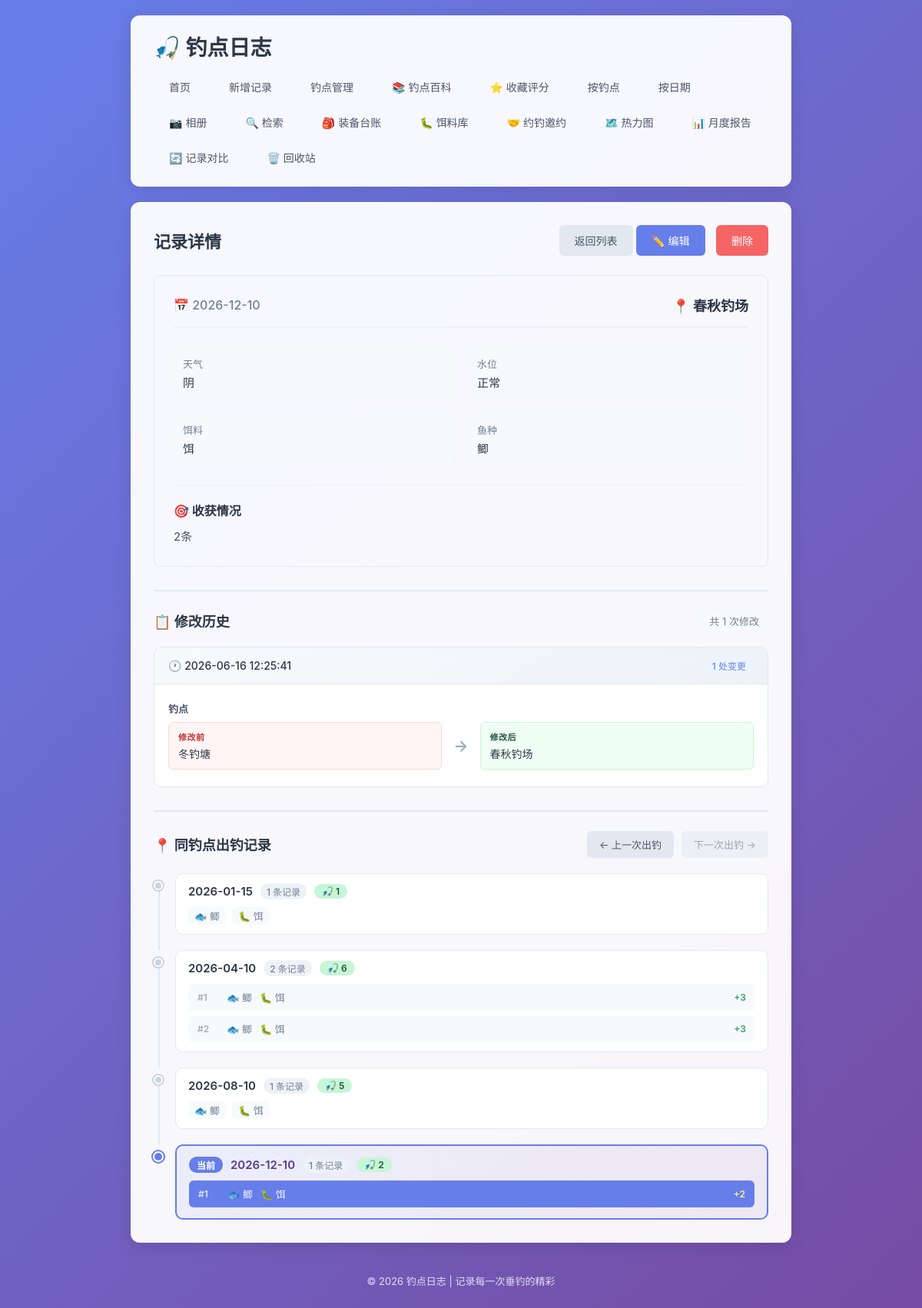
Screenshot of /log/291?page=1&sort=date_desc&per_page=20&q= with the database file from the repository.
### tables this page shows
CREATE TABLE fishing_logs (
            id INTEGER PRIMARY KEY AUTOINCREMENT,
            spot TEXT NOT NULL,
            weather TEXT NOT NULL,
            water_level TEXT NOT NULL,
            bait TEXT NOT NULL,
            fish_species TEXT NOT NULL,
            harvest TEXT NOT NULL,
            next_strategy TEXT,
            created_at DATE NOT NULL
        , temperature TEXT, humidity TEXT, wind TEXT, deleted_at TIMESTAMP, next_strategy_date DATE);

CREATE TABLE audit_logs (
            id INTEGER PRIMARY KEY AUTOINCREMENT,
            log_id INTEGER NOT NULL,
            field_name TEXT NOT NULL,
            old_value TEXT,
            new_value TEXT,
            changed_at TIMESTAMP DEFAULT CURRENT_TIMESTAMP, batch_id TEXT DEFAULT 'legacy' NOT NULL,
            FOREIGN KEY (log_id) REFERENCES fishing_logs(id) ON DELETE CASCADE
        );

### app.py (the view)
@app.route('/log/<int:log_id>')
def log_detail(log_id):
    page = request.args.get('page', 1, type=int)
    sort_by = request.args.get('sort', 'date_desc')
    per_page = request.args.get('per_page', 20, type=int)
    conn = get_db()
    log = conn.execute('SELECT * FROM fishing_logs WHERE id = ?', (log_id,)).fetchone()
    if log is None:
        conn.close()
        flash('记录不存在！', 'error')
        return redirect(url_for('index'))
    audit_logs = get_audit_logs(conn, log_id)
    log_equipments, total_equipment_cost = get_log_equipments(conn, log_id)
    log_photos = get_log_photos(conn, log_id)
    spot_logs = conn.execute('''
        SELECT id, created_at, harvest, fish_species, bait
        FROM fishing_logs
        WHERE spot = ? AND deleted_at IS NULL
        ORDER BY created_at ASC, id ASC
    ''', (log['spot'],)).fetchall()
    date_groups = {}
    date_list = []
    for item in spot_logs:
        item_dict = dict(item)
        item_dict['harvest_value'] = parse_harvest_value(item['harvest'])
        date = item['created_at']
        if date not in date_groups:
            date_groups[date] = []
            date_list.append(date)
        date_groups[date].append(item_dict)
    spot_timeline = []
    current_date_index = None
    current_log_in_date = None
    for idx, date in enumerate(date_list):
        logs = date_groups[date]
        total_harvest = sum(l['harvest_value'] for l in logs)
        has_current = any(l['id'] == log_id for l in logs)
        if has_current:
            current_date_index = idx
            for i, l in enumerate(logs):
                if l['id'] == log_id:
                    current_log_in_date = i
                    break
        spot_timeline.append({
            'date': date,
            'logs': logs,
            'log_count': len(logs),
            'total_harvest': total_harvest,
            'has_current': has_current
        })
    prev_day_logs = None
    next_day_logs = None
    if current_date_index is not None:
        if current_date_index > 0:
            prev_date_logs = date_groups[date_list[current_date_index - 1]]
            prev_day_logs = prev_date_logs[0]
        if current_date_index < len(date_list) - 1:
            next_date_logs = date_groups[date_list[current_date_index + 1]]
            next_day_logs = next_date_logs[0]
    harvest_value = parse_harvest_value(log['harvest'])
    cost_per_kg = 0
    if harvest_value > 0 and total_equipment_cost > 0:
        cost_per_kg = round(total_equipment_cost / harvest_value, 2)
    conn.close()
    return render_template('detail.html', log=log, audit_logs=audit_logs,
                           page=page, sort_by=sort_by, per_page=per_page,
                           spot_timeline=spot_timeline,
                           current_date_index=current_date_index,
                           current_log_in_date=current_log_in_date,
                           prev_day_logs=prev_day_logs, next_day_logs=next_day_logs,
                           log_equipments=log_equipments,
                           total_equipment_cost=total_equipment_cost,
                           harvest_value=harvest_value,
                           cost_per_kg=cost_per_kg,
                           log_photos=log_photos)

### app.py (called while the page is built, shortened)
def get_db():
    conn = sqlite3.connect(DB_PATH)
    conn.row_factory = sqlite3.Row
    return conn

def parse_harvest_value(harvest_str):
    if not harvest_str:
        return 0
    harvest_str = str(harvest_str).strip()
    if not harvest_str:
        return 0
    zero_keywords = [
        '空军', '白板', '打龟', '空手', '空竿', '光头',
        '没钓到', '无收获', '零收获', '零', '0', '打飞机',
        '参军', '空', '龟', '白跑一趟', '参军了', '空军了'
    ]
    lower_str = harvest_str.lower()
    for kw in zero_keywords:
        if kw.lower() in lower_str:
            return 0
    matches = re.findall(r'(\d+(?:\.\d+)?)', harvest_str)
    if matches:
        num_str = matches[-1]
        try:
            if '.' in num_str:
                return float(num_str)
            else:
                return int(num_str)
        except ValueError:
            pass

def get_log_equipments(conn, log_id):
    rows = conn.execute('''
        SELECT le.*, e.name as equipment_name, e.category as equipment_category,
               e.unit_price as equipment_price, e.spec as equipment_spec
        FROM log_equipments le
        JOIN equipments e ON le.equipment_id = e.id
        WHERE le.log_id = ?
        ORDER BY le.id
    ''', (log_id,)).fetchall()
    result = []
    total_cost = 0
    for r in rows:
        r_dict = dict(r)
        total_cost += r_dict.get('usage_cost') or 0
        result.append(r_dict)
    return result, round(total_cost, 2)

def get_log_photos(conn, log_id):
    rows = conn.execute('''
        SELECT * FROM log_photos
        WHERE log_id = ?
        ORDER BY sort_order ASC, id ASC
    ''', (log_id,)).fetchall()
    photos = []
    for r in rows:
        photo = dict(r)
        photo['url'] = url_for('static', filename=f'uploads/{photo["filename"]}')
        photos.append(photo)
    return photos

### templates/detail.html (shortened to what this page needs)
{% extends 'base.html' %}
{% block content %}
    <div class="page-header">
        <h2>记录详情</h2>
        <div>
            <a href="{{ url_for('index', page=page, sort=sort_by, per_page=per_page) }}" class="btn btn-secondary">返回列表</a>
            <a href="{{ url_for('edit_log', log_id=log['id'], page=page, sort=sort_by, per_page=per_page) }}" class="btn btn-primary">✏️ 编辑</a>
            <form method="POST" action="{{ url_for('delete_log', log_id=log['id'], page=page, sort=sort_by, per_page=per_page) }}" class="inline-form" onsubmit="return confirm('确定要删除这条记录吗？');">
                <button type="submit" class="btn btn-danger">删除</button>
            </form>
        </div>
    </div>
    <div class="detail-card">
        <div class="detail-header">
            <span class="detail-date">📅 {{ log['created_at'] }}</span>
            <span class="detail-spot">📍 {{ log['spot'] }}</span>
        </div>
        <div class="detail-grid">
            <div class="detail-item">
                <span class="detail-label">天气</span>
                <span class="detail-value">{{ log['weather'] }}</span>
            </div>
            <div class="detail-item">
                <span class="detail-label">水位</span>
                <span class="detail-value">{{ log['water_level'] }}</span>
            </div>
            <div class="detail-item">
                <span class="detail-label">饵料</span>
                <span class="detail-value">{{ log['bait'] }}</span>
            </div>
            <div class="detail-item">
                <span class="detail-label">鱼种</span>
                <span class="detail-value">{{ log['fish_species'] }}</span>
            </div>
        </div>
        <div class="detail-section">
            <h3>🎯 收获情况</h3>
            <p class="detail-text">{{ log['harvest'] }}</p>
        </div>
    </div>
    {% if audit_logs %}
        <div class="audit-section">
            <div class="audit-header">
                <h3>📋 修改历史</h3>
                <span class="audit-count">共 {{ audit_logs|length }} 次修改</span>
            </div>
            <div class="audit-timeline">
                {% for group in audit_logs %}
                    <div class="audit-group">
                        <div class="audit-group-header">
                            <span class="audit-time">🕐 {{ group.timestamp }}</span>
                            <span class="audit-change-count">{{ group.changes|length }} 处变更</span>
                        </div>
                        <div class="audit-changes">
                            {% for change in group.changes %}
                                <div class="audit-change-item">
                                    <div class="audit-field">{{ change.field_label }}</div>
                                    <div class="audit-values">
                                        <div class="audit-old-value">
                                            <span class="value-label">修改前</span>
                                            <span class="value-content">{{ change.old_value or '(空)' }}</span>
                                        </div>
                                        <div class="audit-arrow">→</div>
                                        <div class="audit-new-value">
                                            <span class="value-label">修改后</span>
                                            <span class="value-content">{{ change.new_value or '(空)' }}</span>
                                        </div>
                                    </div>
                                </div>
                            {% endfor %}
                        </div>
                    </div>
                {% endfor %}
            </div>
        </div>
    {% endif %}
    {% if spot_timeline %}
        <div class="spot-timeline-section">
            <div class="timeline-nav-header">
                <h3>📍 同钓点出钓记录</h3>
                <div class="timeline-nav-buttons">
                    {% if prev_day_logs %}
                        <a href="{{ url_for('log_detail', log_id=prev_day_logs['id'], page=page, sort=sort_by, per_page=per_page) }}" class="btn btn-secondary btn-nav">
                            ← 上一次出钓
                        </a>
                    {% else %}
                        <span class="btn btn-secondary btn-nav disabled">← 上一次出钓</span>
                    {% endif %}
                    {% if next_day_logs %}
                        <a href="{{ url_for('log_detail', log_id=next_day_logs['id'], page=page, sort=sort_by, per_page=per_page) }}" class="btn btn-primary btn-nav">
                            下一次出钓 →
                        </a>
                    {% else %}
                        <span class="btn btn-secondary btn-nav disabled">下一次出钓 →</span>
                    {% endif %}
                </div>
            </div>
            <div class="spot-timeline">
                {% for day in spot_timeline %}
                    <div class="spot-timeline-item {% if day['has_current'] %}current{% endif %}">
                        <div class="spot-timeline-dot"></div>
                        <div class="spot-timeline-line"></div>
                        <div class="spot-timeline-content">
                            {% if day['has_current'] %}
                                <div class="spot-timeline-date-header">
                                    <span class="current-badge">当前</span>
                                    <span class="timeline-date-text">{{ day['date'] }}</span>
                                    <span class="timeline-count-badge">{{ day['log_count'] }} 条记录</span>
                                    {% if day['total_harvest'] > 0 %}
                                        <span class="harvest-badge good">🎣 {{ day['total_harvest'] }}</span>
                                    {% else %}
                                        <span class="harvest-badge bad">空军</span>
                                    {% endif %}
                                </div>
                                <div class="timeline-day-logs">
                                    {% for item in day['logs'] %}
                                        <div class="timeline-log-item {% if item['id'] == log['id'] %}active{% endif %}">
                                                    <span class="log-index">#{{ loop.index }}</span>
                                                    {% if item['fish_species'] %}<span class="log-meta">🐟 {{ item['fish_species'] }}</span>{% endif %}
                                                    {% if item['bait'] %}<span class="log-meta">🐛 {{ item['bait'] }}</span>{% endif %}
                                                    {% if item['harvest_value'] > 0 %}
                                                        <span class="log-harvest good">+{{ item['harvest_value'] }}</span>
                                                    {% else %}
                                                        <span class="log-harvest bad">空军</span>
                                                    {% endif %}
                                        </div>
                                    {% endfor %}
                                </div>
                            {% else %}
                                <a href="{{ url_for('log_detail', log_id=day['logs'][0]['id'], page=page, sort=sort_by, per_page=per_page) }}" class="spot-timeline-link">
                                    <div class="spot-timeline-date-header">
                                        <span class="timeline-date-text">{{ day['date'] }}</span>
                                        <span class="timeline-count-badge">{{ day['log_count'] }} 条记录</span>
                                        {% if day['total_harvest'] > 0 %}
                                            <span class="harvest-badge good">🎣 {{ day['total_harvest'] }}</span>
                                        {% else %}
                                            <span class="harvest-badge bad">空军</span>
                                        {% endif %}
                                    </div>
                                    {% if day['log_count'] > 1 %}
                                        <div class="timeline-day-logs">
                                            {% for item in day['logs'] %}
                                                <div class="timeline-log-item">
                                                    <span class="log-index">#{{ loop.index }}</span>
                                                    {% if item['fish_species'] %}<span class="log-meta">🐟 {{ item['fish_species'] }}</span>{% endif %}
                                                    {% if item['bait'] %}<span class="log-meta">🐛 {{ item['bait'] }}</span>{% endif %}
                                                    {% if item['harvest_value'] > 0 %}
                                                        <span class="log-harvest good">+{{ item['harvest_value'] }}</span>
                                                    {% else %}
                                                        <span class="log-harvest bad">空军</span>
                                                    {% endif %}
                                                </div>
                                            {% endfor %}
                                        </div>
                                    {% else %}
                                        <div class="timeline-day-summary">
                                            {% set item = day['logs'][0] %}
                                            {% if item['fish_species'] %}<span class="meta-item">🐟 {{ item['fish_species'] }}</span>{% endif %}
                                            {% if item['bait'] %}<span class="meta-item">🐛 {{ item['bait'] }}</span>{% endif %}
                                        </div>
                                    {% endif %}
                                </a>
                            {% endif %}
                        </div>
                    </div>
                {% endfor %}
            </div>
        </div>
    {% endif %}
{% endblock %}

### rows the page displays
fishing_logs: created_at "2026-12-10", spot "春秋钓场", weather "阴", water_level "正常", bait "饵", fish_species "鲫", harvest "2条", date "2026-12-10", log_count "1", total_harvest "2", harvest_value "2"
audit_logs: timestamp "2026-06-16 12:25:41", changes|length "1", field_label "钓点", old_value "冬钓塘", new_value "春秋钓场"
fishing_logs: date "2026-01-15", log_count "1", total_harvest "1", fish_species "鲫", bait "饵"
fishing_logs: date "2026-04-10", log_count "2", total_harvest "6", fish_species "鲫", bait "饵", harvest_value "3"
fishing_logs: fish_species "鲫", bait "饵", harvest_value "3"
fishing_logs: date "2026-08-10", log_count "1", total_harvest "5", fish_species "鲫", bait "饵"

### other values shown
{{ audit_logs|length }} "1"
